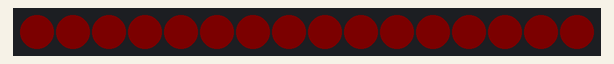
This sketch was run on a simulated Arduino Uno, built with avr-gcc and run on an emulated ATmega328P. On the bench: 16 RGB LEDs in strip order, left to right. Dim RGB values are drawn brighter than linear; what the sketch prints to the serial monitor is not drawn.

Above: at 0.4 s.
At 1.65 s:
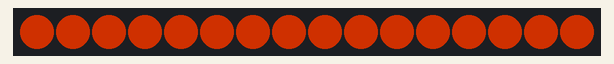

The sketch:

radiator_valve_integrated_prototype_M11_arduino_uno.ino
```cpp
#include <Adafruit_NeoPixel.h>

#define PIN 6

Adafruit_NeoPixel strip = Adafruit_NeoPixel(16, PIN, NEO_GRBW + NEO_KHZ800);

int whiteValue = 0;
int redValue = 255;
float redValueFaded;
int greenValue = 0;
float greenValueFaded;
int blueValue = 0;

float fader = 0;

long time;

void setup() {
  Serial.begin(115200);
  strip.begin();
  strip.show(); // Initialize all pixels to 'off'
}

void loop() {

  time = millis();

  determineLedTemperature();
  strip.show();
//  delay(50);
//  Serial.println(time);

}

void determineLedTemperature() {
  // read temperature from processing (or other arduino)
  // ledTemperature = ... incomming data;

  greenValue = map(/* ledTemperature */24, 10, 30, 200, 0);

  for (int i = 0; i < strip.numPixels(); i++) {
      determineLedBrightness();
      greenValueFaded = greenValue * fader;
      redValueFaded = redValue * fader;
      strip.setPixelColor(i, redValueFaded, greenValueFaded, blueValue, whiteValue);
  }
  strip.show();
//  delay(wait);
}

void determineLedBrightness() {
  // get the amount of radiators that are turned on from processing

  fader = (0.5) * sin((float(time)/1000) - (PI*0.5)) + (0.5);
  Serial.println(fader);

//   fader = (1/2) * sin((time/1000) /* * amountTurnedOn*/ - (PI/2)) + (1/2);

}
```
